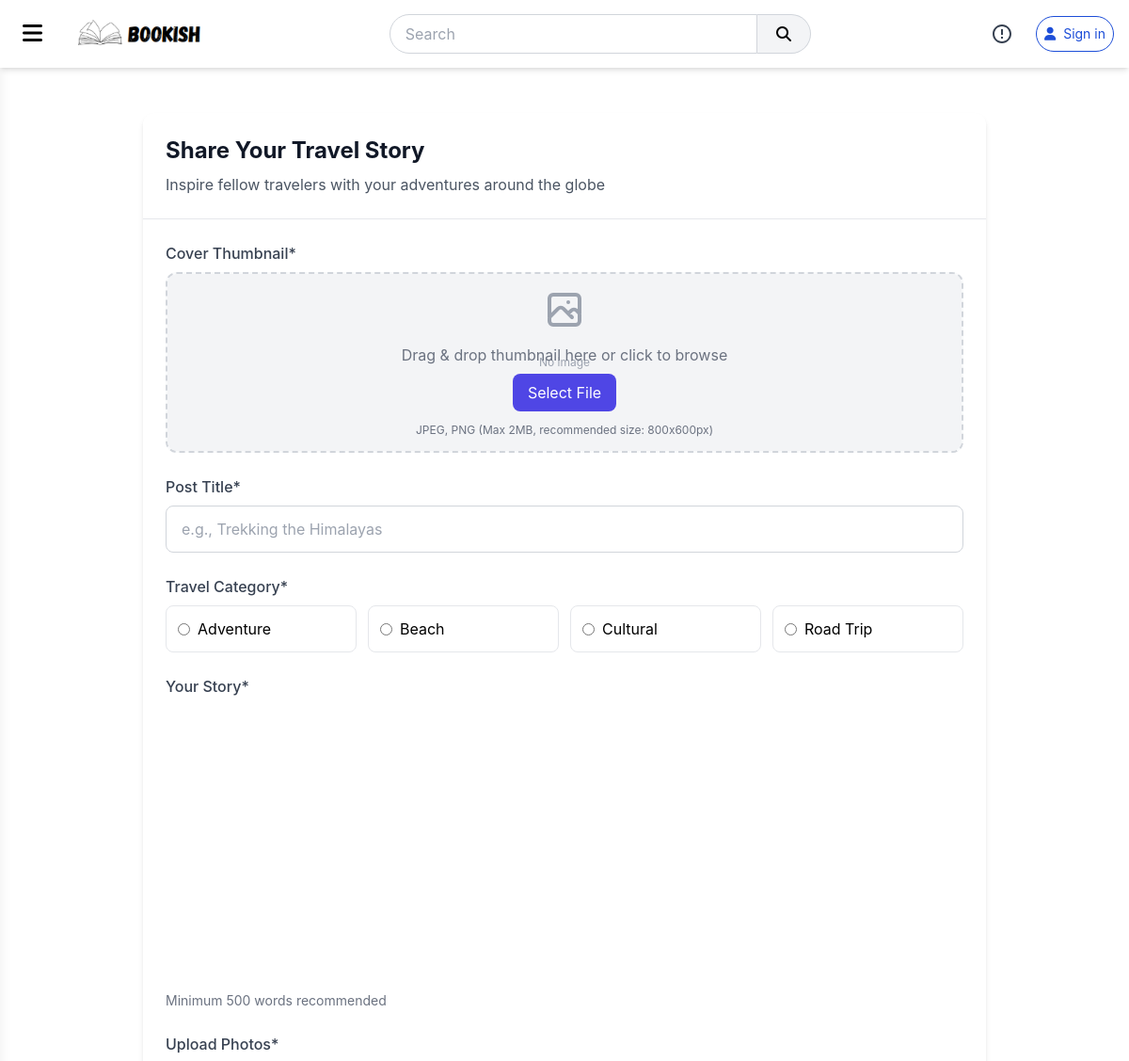
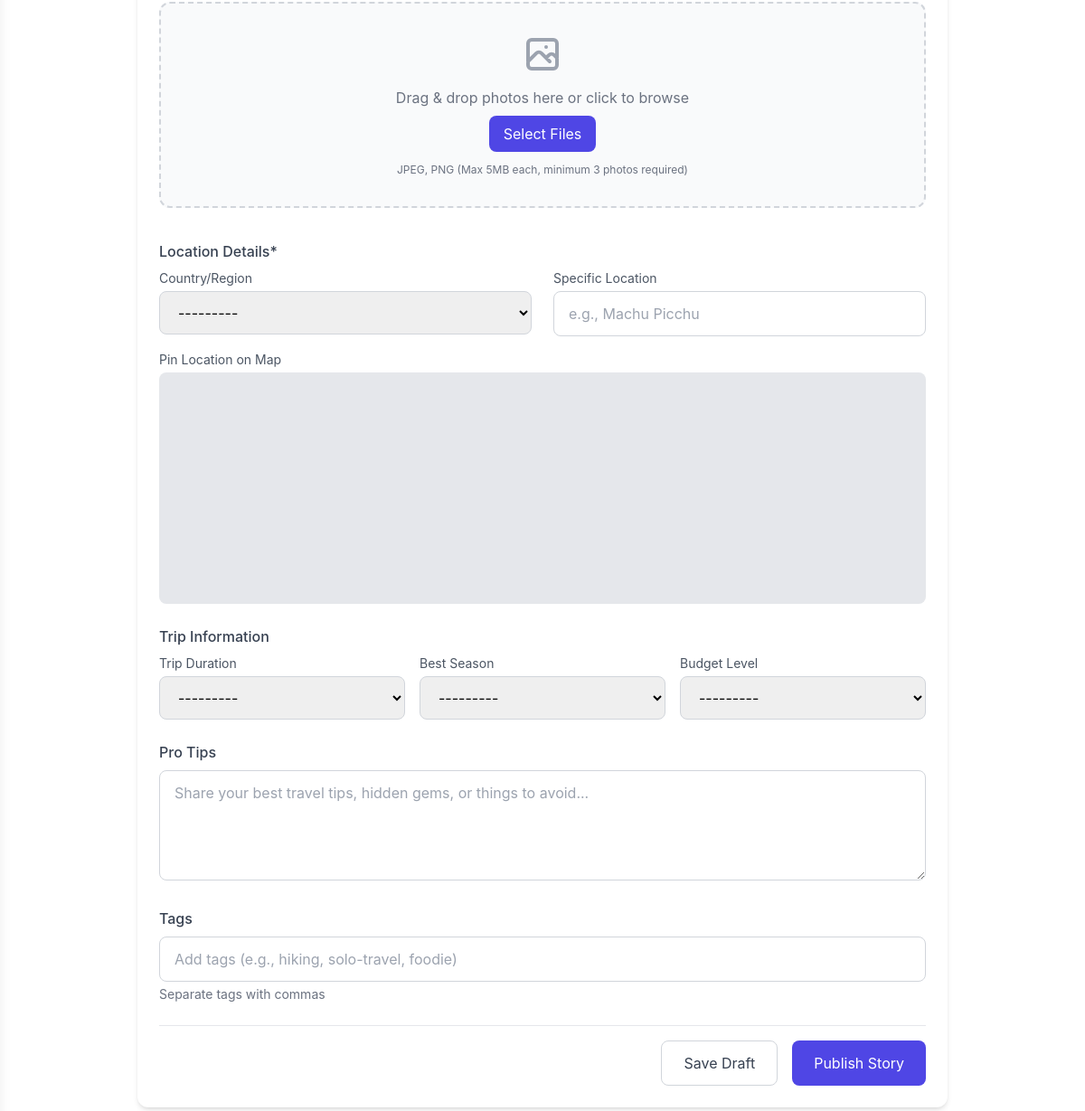
/travel/add_travel_story, run on the app's committed database (2 pictures, top to bottom).
### main/models.py (models this page shows, shortened)
class TravelCategory(models.Model):
    name = models.CharField(max_length=100)
    slug = AutoSlugField(populate_from='name', unique=True)

### travel/views.py (the view)
# urls.py: path('add_travel_story', views.add_travel_story, name='add_travel_story'),
def add_travel_story(request):
    if request.method == 'POST':
        form = TravelStoryForm(request.POST, request.FILES)
        if form.is_valid():
            travel_story = form.save(commit=False)
            travel_story.author = request.user
            travel_story.save()
            images = request.FILES.getlist('images')
            if len(images) < 3:
                messages.error(request, 'At least 3 photos are required')
                return render(request, 'main/add_travel_story.html', {'form': form})
            for image in images:
                TravelImage.objects.create(travel_story=travel_story, image=image)
            if 'publish' in request.POST:
                travel_story.published = True
            travel_story.save()
            messages.success(request, 'Travel story saved successfully!')
            source_template = request.POST.get('source_template')
            if 'content_details' in source_template:
                template, slug = source_template.split(')(')
                return redirect('author:content_details', content_type='tour', slug=slug)
            return redirect('travel:tour_details', slug=travel_story.slug)
    else:
        form = TravelStoryForm()
    return render(request, 'main/add_travel_story.html', {'form': form})

### main/context_processors.py (called while the page is built)
def notifications(request):
    if request.user.is_authenticated:
        return {'notifications': Notification.objects.filter(user=request.user).order_by('-created_at')[:5]}
    else:
        return Notification.objects.none()

def unread_notifications(request):
    if request.user.is_authenticated:
        return {'unread_notifications': Notification.objects.filter(user=request.user, is_read=False).count()}
    else:
        return Notification.objects.none()

### templates/main/add_travel_story.html (shortened to what this page needs)
{% extends 'base.html' %}
{% load static %}
{% load custom_filters %}
{% block content %}
    <div class="max-w-4xl mx-auto py-8">
        <div class="bg-white rounded-xl shadow-md overflow-hidden">
            <div class="p-6 border-b border-gray-200">
                <h1 class="text-2xl font-bold text-gray-900">Share Your Travel Story</h1>
                <p class="text-gray-600 mt-2">Inspire fellow travelers with your adventures around the globe</p>
            </div>
            <form method="post" enctype="multipart/form-data" class="p-6">
                {% include "components/create_tour_form.html" with form=form %}
            </form>
        </div>
    </div>
{% endblock %}

### templates/components/create_tour_form.html (shortened to what this page needs)
<div class="mb-6">
    <label class="block text-gray-700 font-medium mb-2">Cover Thumbnail*</label>
    <div class="image-upload border-2 border-dashed border-gray-300 rounded-xl p-0 text-center bg-gray-50 hover:bg-gray-100 transition cursor-pointer relative overflow-hidden"
        id="thumbnail-dropzone" style="min-height: 192px; height: 192px; display: flex; align-items: center; justify-content: center;">
        <div id="thumbnail-preview" class="absolute inset-0 flex items-center justify-center w-full h-full bg-gray-100 border-gray-300 rounded-lg overflow-hidden pointer-events-none">
            <span class="text-gray-400 text-xs">No image</span>
        </div>
        <div class="absolute inset-0 flex flex-col items-center justify-center z-10 pointer-events-none" id="thumbnail-overlay">
            <div class="flex justify-center mb-3 pointer-events-auto">
                <div class="upload-icon transition-transform duration-200">
                </div>
            </div>
            <p class="text-gray-500 mb-2 pointer-events-auto">Drag & drop thumbnail here or click to browse</p>
            <button type="button" class="px-4 py-2 bg-indigo-600 text-white rounded-lg hover:bg-indigo-700 focus:outline-none focus:ring-2 focus:ring-indigo-500 focus:ring-offset-2 pointer-events-auto"
                    id="thumbnail-browse-btn">Select File</button>
            <p class="text-xs text-gray-500 mt-3 pointer-events-auto">JPEG, PNG (Max 2MB, recommended size: 800x600px)</p>
        </div>
    </div>
</div>
<div class="mb-6">
    <label for="id_title" class="block text-gray-700 font-medium mb-2">Post Title*</label>
    {{ form.title }}
</div>
<div class="mb-6">
    <label class="block text-gray-700 font-medium mb-2">Travel Category*</label>
    <div class="grid grid-cols-2 md:grid-cols-4 gap-3">
        {% for category in form.fields.category.queryset %}
        <label class="flex items-center space-x-2 p-3 border rounded-lg cursor-pointer hover:border-indigo-300 category-label">
            <input type="radio" name="category" value="{{ category.id }}"
                    class="text-indigo-600 focus:ring-indigo-500"
                    required>
            <span>{{ category.name }}</span>
        </label>
        {% endfor %}
    </div>
</div>
<div class="mb-6">
    <label for="id_story" class="block text-gray-700 font-medium mb-2">Your Story*</label>
    <div class="rich-text-editor focus:ring-2 focus:ring-indigo-500 focus:border-indigo-500">
        {{ form.story }}
    </div>
    <p class="text-sm text-gray-500 mt-1">Minimum 500 words recommended</p>
</div>
<div class="mb-6">
    <label class="block text-gray-700 font-medium mb-2">Upload Photos*</label>
    <div class="image-upload border-2 border-dashed border-gray-300 rounded-xl p-8 text-center bg-gray-50 hover:bg-gray-100 transition cursor-pointer relative"
        id="dropzone">
        <div class="flex justify-center mb-3">
            <div class="upload-icon transition-transform duration-200">
            </div>
        </div>
        <p class="text-gray-500 mb-2">Drag & drop photos here or click to browse</p>
        <button type="button" class="px-4 py-2 bg-indigo-600 text-white rounded-lg hover:bg-indigo-700 focus:outline-none focus:ring-2 focus:ring-indigo-500 focus:ring-offset-2"
                id="browse-btn">Select Files</button>
        <p class="text-xs text-gray-500 mt-3">JPEG, PNG (Max 5MB each, minimum 3 photos required)</p>
    </div>
</div>
<div class="mb-6">
    <label class="block text-gray-700 font-medium mb-2">Location Details*</label>
    <div class="grid grid-cols-1 md:grid-cols-2 gap-6">
        <div>
            <label for="id_country" class="block text-sm text-gray-600 mb-1">Country/Region</label>
            {{ form.country }}
        </div>
        <div>
            <label for="id_location" class="block text-sm text-gray-600 mb-1">Specific Location</label>
            {{ form.location }}
        </div>
    </div>
    <div class="mt-4">
        <label class="block text-sm text-gray-600 mb-1">Pin Location on Map</label>
        <div class="h-64 bg-gray-200 rounded-lg flex items-center justify-center" id="map"></div>
    </div>
</div>
<div class="mb-6">
    <label class="block text-gray-700 font-medium mb-2">Trip Information</label>
    <div class="grid grid-cols-1 md:grid-cols-3 gap-4">
        <div>
            <label for="id_duration" class="block text-sm text-gray-600 mb-1">Trip Duration</label>
            {{ form.duration }}
        </div>
        <div>
            <label for="id_season" class="block text-sm text-gray-600 mb-1">Best Season</label>
            {{ form.season }}
        </div>
        <div>
            <label for="id_budget_level" class="block text-sm text-gray-600 mb-1">Budget Level</label>
            {{ form.budget_level }}
        </div>
    </div>
</div>
<div class="mb-6">
    <label for="id_pro_tips" class="block text-gray-700 font-medium mb-2">Pro Tips</label>
    {{ form.pro_tips }}
</div>
<div class="mb-6">
    <label for="id_tags" class="block text-gray-700 font-medium mb-2">Tags</label>
    {{ form.tags }}
    <p class="text-sm text-gray-500 mt-1">Separate tags with commas</p>
</div>
<div class="flex justify-end space-x-4 pt-4 border-t border-gray-200">
    <button type="submit" name="draft" class="px-6 py-3 border border-gray-300 rounded-lg text-gray-700 hover:bg-gray-50 focus:outline-none focus:ring-2 focus:ring-indigo-500 focus:ring-offset-2">Save Draft</button>
    <button type="submit" name="publish" class="px-6 py-3 bg-indigo-600 text-white rounded-lg hover:bg-indigo-700 focus:outline-none focus:ring-2 focus:ring-indigo-500 focus:ring-offset-2">Publish Story</button>
</div>

### templates/main/add_travel_story.html (style rules this page uses)
body { font-family: 'Inter', sans-serif; }
.rich-text-editor { min-height: 300px; }

### data on the page
TravelCategory: name "Adventure"
TravelCategory: name "Beach"
TravelCategory: name "Cultural"
TravelCategory: name "Road Trip"
